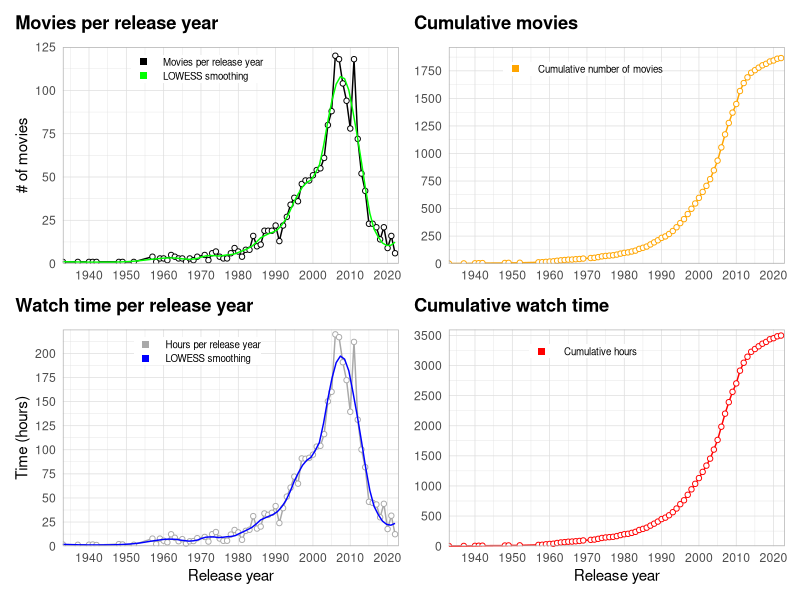
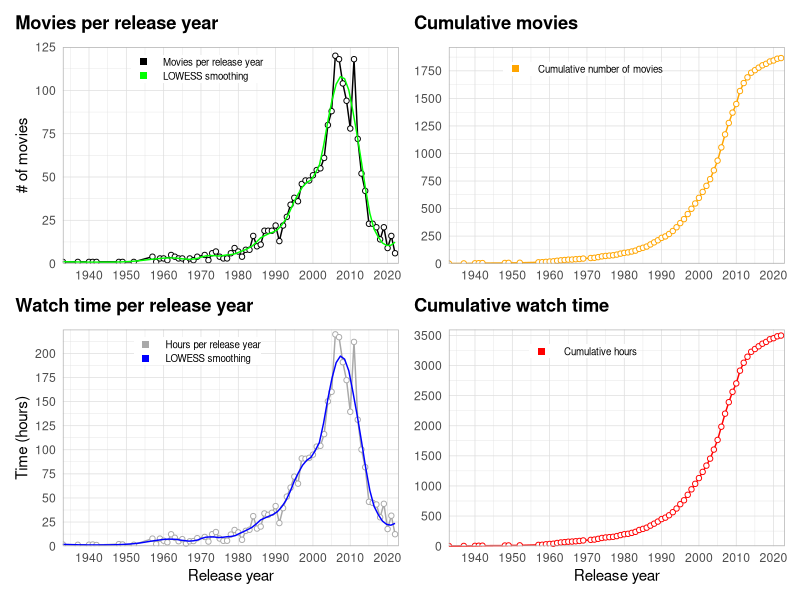
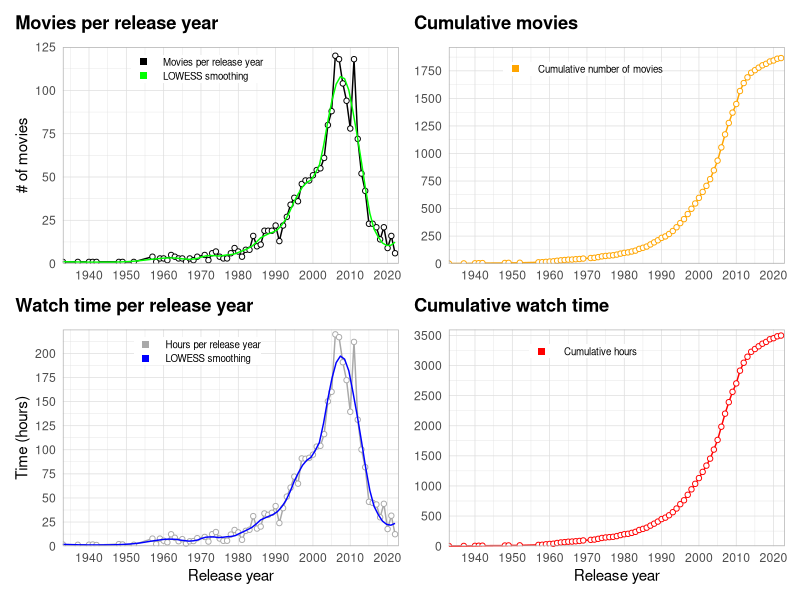

Source code (R) for these figures, in order:
library(tidyverse)
library(scales)
library(patchwork)

watchlist <- read.csv("Data/WATCHLIST.csv") %>% 
  select(year = Year, runtime = Runtime..mins., rating = Your.Rating, movie = Title.Type, title = Title, id = Const) %>% 
  drop_na() %>% 
  filter(movie != "short") #%>% 
  #filter(year == 2022)
  
totals <- watchlist %>% 
  group_by(year) %>% 
  summarise_at(vars(runtime),
               list(per_year = sum))

hours <- totals$per_year/60
totals$hours <- hours

cum_movies <- cumsum(totals$hours)
totals$cumruntime <- cum_movies

av_year <- watchlist %>% 
  group_by(year) %>% 
  summarise(mean(runtime))
totals$av_year <- av_year$`mean(runtime)`

movie_number <- aggregate(cbind(count = id) ~ year,
            data = watchlist,
            FUN = function(x){NROW(x)})
totals$number <- movie_number$count

cum_number <- cumsum(totals$number)
totals$cummovies <- cum_number
  

p1 <- ggplot(data = totals, aes(x = year, y = hours)) +
  geom_line(aes(color = "1"), size = 0.5, show.legend = FALSE) +
  geom_point(fill="white", aes(color = "1"), shape = 21, show.legend = TRUE) +
  geom_smooth(se=FALSE, aes(color = "2"), size=0.5, span=0.2, show.legend = FALSE) +
  scale_x_continuous(breaks = seq(1900, 2020, 10), expand=c(0,0)) +
  scale_y_continuous(breaks = seq(0, max(totals$hours+5), 25), limits = c(0, max(totals$hours+5)), expand=c(0,0)) +
  coord_cartesian(xlim = c(min(watchlist$year), max(watchlist$year+1))) +
  scale_color_manual(name=NULL,
                     breaks=c(1, 2),
                     values = c("darkgrey", "blue"),
                     labels=c("Hours per release year", "LOWESS smoothing"), 
                     guide = guide_legend(override.aes = list(shape=15, size = 2))) +
  labs(x = "Release year",
       y = "Time (hours)",
       title = "Watch time per release year") +
  theme_light() +
  theme(axis.ticks = element_blank(),
        plot.title.position = "plot",
        plot.title = element_text(margin = margin(b=10), color = "black", face = "bold"),
        legend.position = c(0.40, 0.9),
        legend.title = element_text(size=0),
        legend.text = element_text(size = 7),
        legend.key.height = unit(10, "pt"),
        legend.margin = margin(0,0,0,0))


p2 <- ggplot(data = totals, aes(x = year, y = cumruntime)) +
  geom_line(aes(color = "1"), size = 0.5, show.legend = FALSE) +
  geom_point(fill="white", aes(color = "1"), shape = 21, show.legend = TRUE) +
  # geom_smooth(se=FALSE, aes(color = "2"), size=0.5, span=0.2, show.legend = FALSE) +
  scale_x_continuous(breaks = seq(1900, 2020, 10), expand=c(0,0)) +
  scale_y_continuous(breaks = seq(0, max(totals$cumruntime +100), 500), limits = c(0, max(totals$cumruntime +100)), expand=c(0,0)) +
  coord_cartesian(xlim = c(min(watchlist$year), max(watchlist$year+1))) +
  scale_color_manual(name=NULL,
                     breaks=c(1, 2),
                     values = c("red", "blue"),
                     labels=c(" Cumulative hours", "LOWESS smoothing"),
                     guide = guide_legend(override.aes = list(shape=15, size = 2))) +
  labs(x = "Release year",
       y = NULL,
       title = "Cumulative watch time") +
  theme_light() +
  theme(axis.ticks = element_blank(),
        plot.title.position = "plot",
        plot.title = element_text(margin = margin(b=10), color = "black", face = "bold"),
        legend.position = c(0.40, 0.9),
        legend.title = element_text(size=0),
        legend.text = element_text(size = 7),
        legend.key.height = unit(10, "pt"),
        legend.margin = margin(0,0,0,0))

p3 <- ggplot(data = totals, aes(x = year, y = number)) +
  geom_line(aes(color = "1"), size = 0.5, show.legend = FALSE) +
  geom_point(fill="white", aes(color = "1"), shape = 21, show.legend = TRUE) +
  geom_smooth(se=FALSE, aes(color = "2"), size=0.5, span=0.2, show.legend = FALSE) +
  scale_x_continuous(breaks = seq(1900, 2020, 10), expand=c(0,0)) +
  scale_y_continuous(breaks = seq(0, max(totals$number+5), 25), limits = c(0, max(totals$number+5)), expand=c(0,0)) +
  coord_cartesian(xlim = c(min(watchlist$year), max(watchlist$year+1))) +
  scale_color_manual(name=NULL,
                     breaks=c(1, 2),
                     values = c("black", "green"),
                     labels=c("Movies per release year", "LOWESS smoothing"),
                     guide = guide_legend(override.aes = list(shape=15, size = 2))) +
  labs(x = NULL,
       y = "# of movies",
       title = "Movies per release year") +
  theme_light() +
  theme(axis.ticks = element_blank(),
        plot.title.position = "plot",
        plot.title = element_text(margin = margin(b=10), color = "black", face = "bold"),
        legend.position = c(0.40, 0.9),
        legend.title = element_text(size=0),
        legend.text = element_text(size = 7),
        legend.key.height = unit(10, "pt"),
        legend.margin = margin(0,0,0,0))

p4 <- ggplot(data = totals, aes(x = year, y = cummovies)) +
  geom_line(aes(color = "1"), size = 0.5, show.legend = FALSE) +
  geom_point(fill="white", aes(color = "1"), shape = 21, show.legend = TRUE) +
  # geom_smooth(se=FALSE, aes(color = "2"), size=0.5, span=0.2, show.legend = FALSE) +
  scale_x_continuous(breaks = seq(1900, 2020, 10), expand=c(0,0)) +
  scale_y_continuous(breaks = seq(0, max(totals$cummovies +100), 250), limits = c(0, max(totals$cummovies +100)), expand=c(0,0)) +
  coord_cartesian(xlim = c(min(watchlist$year), max(watchlist$year+1))) +
  scale_color_manual(name=NULL,
                     breaks=c(1, 2),
                     values = c("orange", "blue"),
                     labels=c(" Cumulative number of movies", "LOWESS smoothing"),
                     guide = guide_legend(override.aes = list(shape=15, size = 2))) +
  labs(x = NULL,
       y = NULL,
       title = "Cumulative movies") +
  theme_light() +
  theme(axis.ticks = element_blank(),
        plot.title.position = "plot",
        plot.title = element_text(margin = margin(b=10), color = "black", face = "bold"),
        legend.position = c(0.40, 0.9),
        legend.title = element_text(size=0),
        legend.text = element_text(size = 7),
        legend.key.height = unit(10, "pt"),
        legend.margin = margin(0,0,0,0))

p3 + p4 + p1 + p2

ggsave("Figures/20221016_movie_stats.pdf", width = 8, height = 5)
ggsave("Figures/20221016_movie_stats.png", width = 8, height = 5)

  
